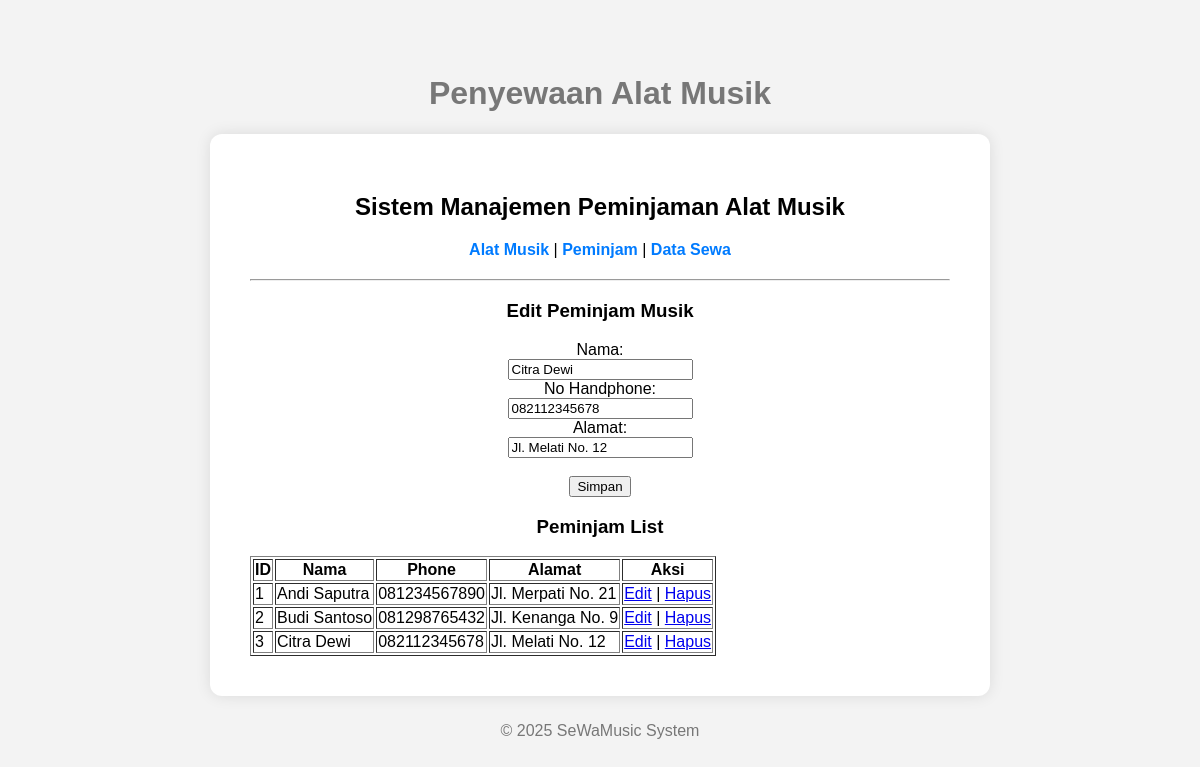
The page /?page=peminjam&edit=3 on the database its author committed.
### tables this page shows
CREATE TABLE `peminjam` (
  `id_peminjam` int(11) NOT NULL,
  `nama` varchar(100) NOT NULL,
  `no_hp` varchar(20) DEFAULT NULL,
  `alamat` varchar(200) DEFAULT NULL
);

### config/db.php (called while the page is built, shortened)
<?php
class Database {
    private $host = "localhost";
    private $username = "root";
    private $password = "";
    private $dbname = "peminjaman_alat_musik";
    public function __construct() {
        try {
            $this->conn = new PDO("mysql:host=$this->host;dbname=$this->dbname", $this->username, $this->password);
        } catch (PDOException $e) {
            echo "Connection failed: " . $e->getMessage();
        }
    }
}
?>

### class/Peminjam.php (called while the page is built, shortened)
<?php
require_once 'config/db.php';
class Peminjam {
    private $db;
    public function __construct(){
        $this->db = (new Database()) ->conn;
    }
    public function getPeminjamId($Id){
    $stmt = $this->db->prepare("SELECT * FROM peminjam WHERE id_peminjam = ?");
     $stmt->execute([$Id]);
    return $stmt->fetch(PDO::FETCH_ASSOC);
    }
    public function tampilkanPeminjam(){
        $stmt = $this->db->query("SELECT * FROM peminjam");
        return $stmt->fetchAll(PDO::FETCH_ASSOC);
    }
}
?>

### view/peminjam.php (the view, shortened to what this page needs)
<?php
$editPeminjam = null;
if(isset($_GET['edit'])){
    $id = $_GET['edit'];
    $editPeminjam = $peminjam->getPeminjamId($id);
}
?>
<hr>
<h3><?= $editPeminjam ? 'Edit' : 'Tambah' ?> Peminjam Musik</h3>
<form method="POST">
    <label>Nama:</label><br>
    <input type="text" name="nama" value="<?= $editPeminjam['nama'] ?? '' ?>" required><br>
    <label>No Handphone:</label><br>
    <input type="text" name="no_hp" value="<?= $editPeminjam['no_hp'] ?? '' ?>" required><br>
    <label>Alamat:</label><br>
    <input type="text" name="alamat" value="<?= $editPeminjam['alamat'] ?? '' ?>" required><br><br>
    <button type="submit" name="<?= $editPeminjam ? 'update' : 'tambah' ?>">
        <?= $editPeminjam ? 'Simpan' : 'Tambah' ?>
    </button>
</form>
<h3>Peminjam List</h3>
<table border="1">
    <tr>
        <th>ID</th>
        <th>Nama</th>
        <th>Phone</th>
        <th>Alamat</th>
        <th>Aksi</th>
    </tr>
    <?php foreach ($peminjam->tampilkanPeminjam() as $p): ?>
    <tr>
        <td><?= $p['id_peminjam'] ?></td>
        <td><?= $p['nama'] ?></td>
        <td><?= $p['no_hp'] ?></td>
        <td><?= $p['alamat'] ?></td>
        <td>
            <a href="?page=peminjam&edit=<?= $p['id_peminjam'] ?>">Edit</a> |
            <a href="?page=peminjam&hapus=<?= $p['id_peminjam'] ?>" onclick="return confirm('Yakin hapus data ini?')">Hapus</a>
        </td>
    </tr>
    <?php endforeach; ?>
</table>

### style.css (style rules this page uses)
html, body { height: 100%; margin: 0; font-family: Arial, sans-serif; background-color: #f3f3f3; display: flex; flex-direction: column; justify-content: center; align-items: center; }

### rows shown on the page
peminjam: nama "Citra Dewi", no_hp "082112345678", alamat "Jl. Melati No. 12", id_peminjam "3"
peminjam: id_peminjam "1", nama "Andi Saputra", no_hp "081234567890", alamat "Jl. Merpati No. 21"
peminjam: id_peminjam "2", nama "Budi Santoso", no_hp "081298765432", alamat "Jl. Kenanga No. 9"
